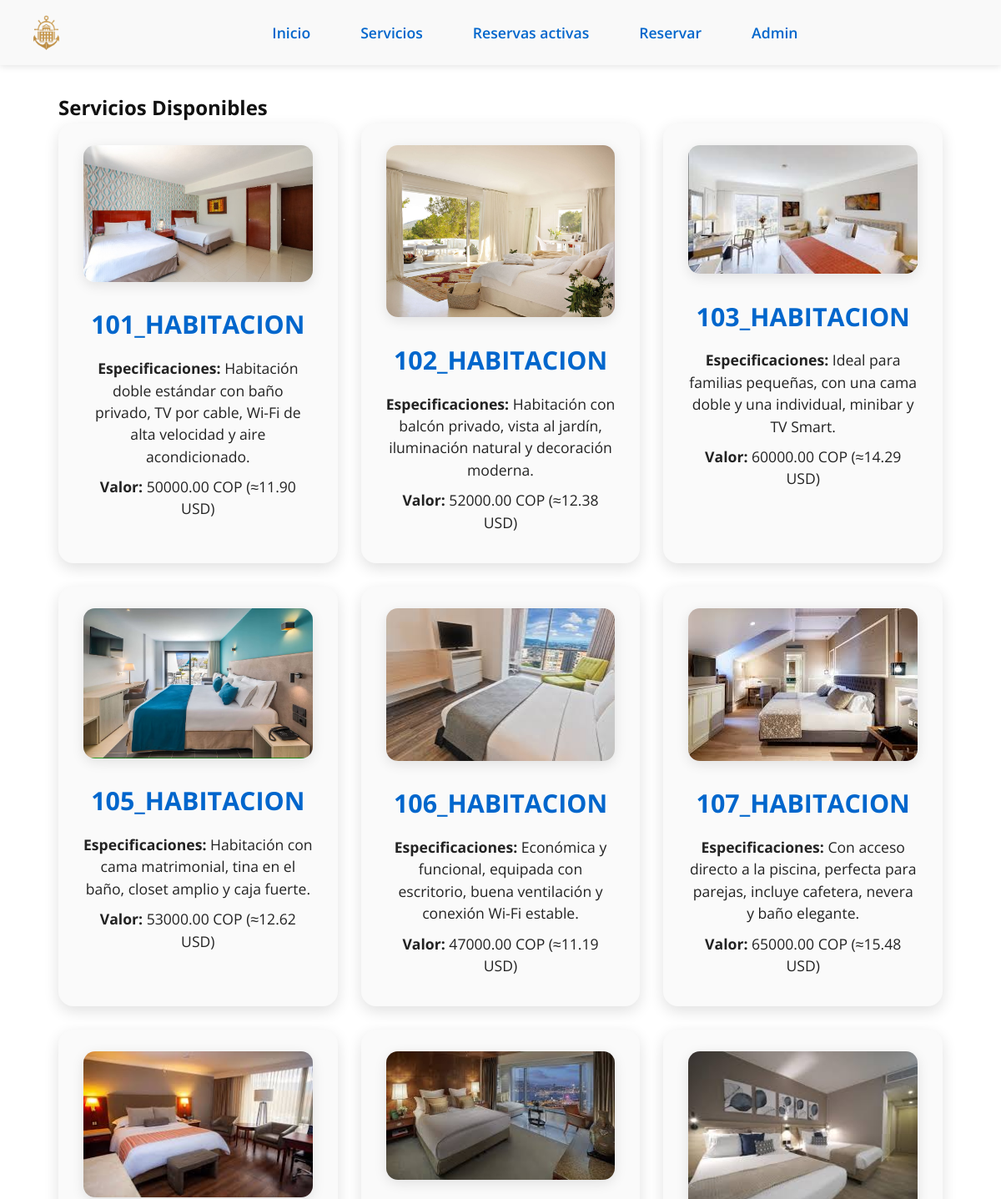
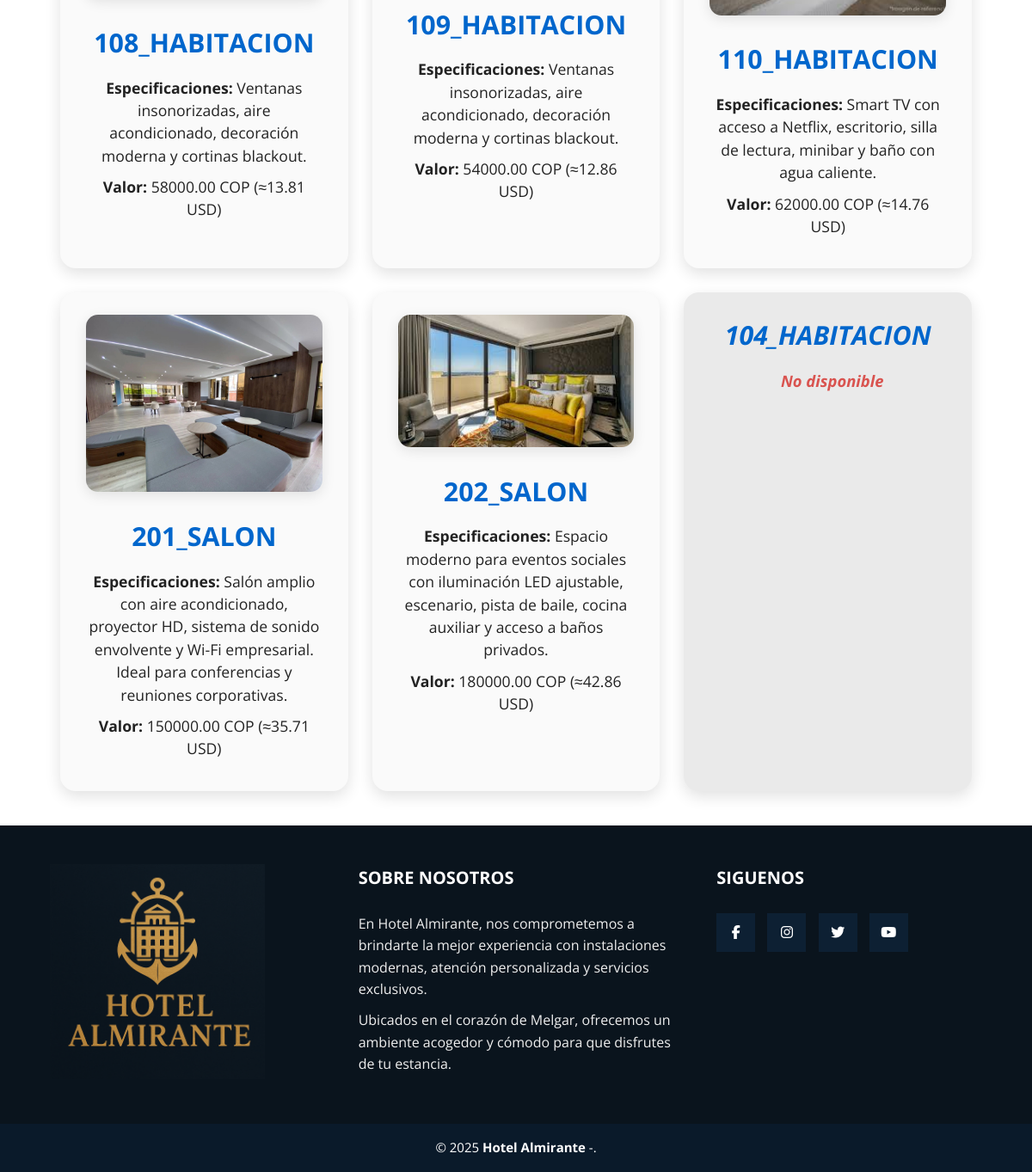
Page /servicios_disponibles/ on the committed database (2 pictures, top to bottom).
### myapp/models.py (models this page shows)
class Servicio(models.Model):
    tipo = models.IntegerField(choices=TiposServicios.choices,default=TiposServicios.HABITACION)
    valor = models.DecimalField(max_digits=10, decimal_places=2)
    personas = models.IntegerField(validators=[MinValueValidator(1)])
    especificacion = models.TextField(max_length=200)
    numero = models.IntegerField(unique=True)
    disponible = models.BooleanField(default= True)
    def __str__(self):
        return str(self.numero )+ "_" +str(TiposServicios(self.tipo).label)
    def valor_dolares(self):
        tasa_cambio = 4200
        valor_dolares = self.valor / tasa_cambio
        return "{:.2f}".format(valor_dolares)

### myapp/views.py (the view)
# urls.py: path('servicios_disponibles/', views.servicios_disponibles,name='servicios_disponibles'),
def servicios_disponibles(request):
    servicios = Servicio.objects.all()
    return render(request,'servicios_disponibles.html',{
        'servicios': servicios,
    })

### myapp/templates/servicios_disponibles.html
{% extends 'layouts/plantilla.html' %}
{% load static %}
{% block content %}
<section class="services-section">
    <h1>Servicios Disponibles</h1>
    <div class="services-grid">
        {% for ser in servicios %}
            {% if ser.disponible %}
            <article class="service-card available">
                <img src="{% static '' %}{{ ser.numero }}.jpg" alt="Imagen del servicio {{ ser.numero }}" class="service-image">
                <h3>{{ ser }}</h3>
                <p><strong>Especificaciones:</strong> {{ ser.especificacion }}</p>
                <p><strong>Valor:</strong> {{ ser.valor }} COP (≈{{ ser.valor_dolares }} USD)</p>
            </article>
            {% else %}
            <article class="service-card unavailable">
                <h3>{{ ser }} <span class="status-unavailable">No disponible</span></h3>
            </article>
            {% endif %}
        {% endfor %}
    </div>
</section>
{% endblock %}

### myapp/templates/layouts/plantilla.html (shortened to what this page needs)
{% load static %}
<!DOCTYPE html>
<html lang="es">
<head>
    <link rel="stylesheet" href="{% static 'styles/main.css' %}" />
</head>
<body>
    <header>
        <nav class="navbar">
            <a href="/" class="navbar-logo" aria-label="Inicio">
                <img src="{% static 'Favicon_Hotel.png' %}" alt="Hotel Almirante Logo" style="height:48px; width:auto; display:block;" />
            </a>
            <ul class="nav-list">
                <li><a href="/" aria-label="Inicio">Inicio</a></li>
                <li><a href="/servicios_disponibles" aria-label="Servicios">Servicios</a></li>
                <li><a href="/listas_reservas" aria-label="Reservas activas">Reservas activas</a></li>
                <li><a href="/reservar" aria-label="Reservar">Reservar</a></li>
                <li><a href="/admin" aria-label="Panel de administración">Admin</a></li>
            </ul>
        </nav>
    </header>
    <main class="main-content">
        {% block content %}
        {% endblock %}
    </main>
    <footer class="footer">
        <div class="grupo-1">
            <div class="box">
                <figure>
                    <a href="#">
                        <img src="{% static 'Logo Hotel.png' %}" alt="Logo del hotel">
                    </a>
                </figure>
            </div>
            <div class="box">
                <h2>SOBRE NOSOTROS</h2>
                <p>En Hotel Almirante, nos comprometemos a brindarte la mejor experiencia con instalaciones modernas, atención personalizada y servicios exclusivos.</p>
                <p>Ubicados en el corazón de Melgar, ofrecemos un ambiente acogedor y cómodo para que disfrutes de tu estancia.</p>
            </div>
            <div class="box">
                <h2>SIGUENOS</h2>
                <div class="red-social">
                    <a href="#" class="fa fa-facebook"></a>
                    <a href="#" class="fa fa-instagram"></a>
                    <a href="#" class="fa fa-twitter"></a>
                    <a href="#" class="fa fa-youtube"></a>
                </div>
            </div>
        </div>
        <div class="grupo-2">
            <small>
                © 2025 <b>Hotel Almirante</b> -.
            </small>
        </div>
    </footer>
</body>
</html>

### myapp/static/styles/main.css (style rules this page uses)
* { margin: 0; padding: 0; box-sizing: border-box; font-family: 'Open Sans', 'san-serif', 'Segoe UI', Tahoma, Geneva, Verdana, sans-serif; }
body { background-color: #ffffff; color: #111111; line-height: 1.6; transition: background-color 0.5s ease, color 0.5s ease; padding-top: 40px; }
a { color: #0066cc; text-decoration: none; transition: color 0.3s ease; }
.navbar { position: fixed; top: 0; left: 0; width: 100%; z-index: 1000; background-color: #f9f9f9; padding: 15px 30px; box-shadow: 0 2px 8px rgba(0,0,0,0.1); transition: background-color 0.3s; display: flex; align-items: center; }
.navbar-logo { display: flex; align-items: center; margin-right: 32px; height: 48px; }
.navbar-logo img { height: 48px; width: auto; display: block; }
.nav-list { display: flex; justify-content: center; gap: 28px; list-style: none; flex: 1; }
.nav-list li a { font-weight: 600; font-size: 1.1rem; color: #0066cc; padding: 10px 16px; border-radius: 6px; position: relative; transition: background-color 0.3s ease, color 0.3s ease; }
.nav-list li a::after { content: ""; position: absolute; left: 50%; bottom: 4px; width: 0; height: 3px; background-color: #0066cc; border-radius: 3px; transition: width 0.3s ease, left 0.3s ease; }
.main-content { max-width: 1100px; margin: 40px auto; padding: 0 20px; }
.services-section { margin-top: 70px; animation: fadeInUp 1.2s ease forwards; opacity: 0; }
.services-grid { display: flex; gap: 28px; flex-wrap: wrap; justify-content: center; }
.service-card { background-color: #fafafa; flex: 1 1 320px; padding: 26px 30px; border-radius: 18px; box-shadow: 0 6px 18px rgba(0,0,0,0.12); color: #222222; transition: transform 0.35s ease, box-shadow 0.35s ease; text-align: center; cursor: default; }
.service-card img { max-width: 100%; border-radius: 14px; margin-bottom: 20px; box-shadow: 0 4px 15px rgba(0,0,0,0.1); transition: transform 0.35s ease; }
.service-card h3 { font-size: 1.9rem; margin-bottom: 14px; color: #0066cc; font-weight: 700; }
.service-card p { font-size: 1.1rem; line-height: 1.5; margin-bottom: 10px; }
.service-card.unavailable { background-color: #eaeaea; color: #999999; font-style: italic; cursor: not-allowed; }
.status-unavailable { color: #d9534f; font-weight: 700; margin-left: 10px; font-size: 1.15rem; }
.footer { width: 100%; background-color: #0a141d; }
.footer .grupo-1 { width: 100%; max-width: 1200px; margin-top: 20px; margin: auto; display: grid; grid-template-columns: repeat(3, 1fr); grid-gap: 50px; padding: 45px 0; }
.footer .grupo-1 .box figure { width: 100%; height: 100%; display: flex; justify-content: center; align-items: center; }
.footer .grupo-1 .box figure img { width: 250px; }
.footer .grupo-1 .box h2 { color: #fff; margin-bottom: 25px; font-size: 20px; }
.footer .grupo-1 .box p { color: #efefef; margin-bottom: 10px; }
.footer .grupo-1 .red-social a { display: inline-block; text-decoration: none; width: 45px; height: 45px; line-height: 45px; color: #fff; margin-right: 10px; background-color: #0d2033; text-align: center; transition: all 300ms ease; }
.footer .grupo-2 { background-color: #0a1a2a; padding: 15px 10px; text-align: center; color: #fff; }
.footer .grupo-2 small { font-size: 15px; }
.service-image { width: 100%; max-width: 300px; height: auto; border-radius: 10px; margin-bottom: 10px; box-shadow: 0 4px 8px rgba(0,0,0,0.2); object-fit: cover; }

### rows in the picture
Servicio: shows a picture, numero+tipo "101_HABITACION", especificacion "Habitación doble estándar con baño privado, TV por cable, Wi-Fi de alta velocidad y aire acondicionado.", valor "50000.00", valor_dolares "11.90"
Servicio: shows a picture, numero+tipo "102_HABITACION", especificacion "Habitación con balcón privado, vista al jardín, iluminación natural y decoración moderna.", valor "52000.00", valor_dolares "12.38"
Servicio: shows a picture, numero+tipo "103_HABITACION", especificacion "Ideal para familias pequeñas, con una cama doble y una individual, minibar y TV Smart.", valor "60000.00", valor_dolares "14.29"
Servicio: shows a picture, numero+tipo "105_HABITACION", especificacion "Habitación con cama matrimonial, tina en el baño, closet amplio y caja fuerte.", valor "53000.00", valor_dolares "12.62"
Servicio: shows a picture, numero+tipo "106_HABITACION", especificacion "Económica y funcional, equipada con escritorio, buena ventilación y conexión Wi-Fi estable.", valor "47000.00", valor_dolares "11.19"
Servicio: shows a picture, numero+tipo "107_HABITACION", especificacion "Con acceso directo a la piscina, perfecta para parejas, incluye cafetera, nevera y baño elegante.", valor "65000.00", valor_dolares "15.48"
Servicio: shows a picture, numero+tipo "108_HABITACION", especificacion "Ventanas insonorizadas, aire acondicionado, decoración moderna y cortinas blackout.", valor "58000.00", valor_dolares "13.81"
Servicio: shows a picture, numero+tipo "109_HABITACION", especificacion "Ventanas insonorizadas, aire acondicionado, decoración moderna y cortinas blackout.", valor "54000.00", valor_dolares "12.86"
Servicio: shows a picture, numero+tipo "110_HABITACION", especificacion "Smart TV con acceso a Netflix, escritorio, silla de lectura, minibar y baño con agua caliente.", valor "62000.00", valor_dolares "14.76"
Servicio: shows a picture, numero+tipo "201_SALON", especificacion "Salón amplio con aire acondicionado, proyector HD, sistema de sonido envolvente y Wi-Fi empresarial. Ideal para conferencias y reuniones corporativas.", valor "150000.00", valor_dolares "35.71"
Servicio: shows a picture, numero+tipo "202_SALON", especificacion "Espacio moderno para eventos sociales con iluminación LED ajustable, escenario, pista de baile, cocina auxiliar y acceso a baños privados.", valor "180000.00", valor_dolares "42.86"
Servicio: numero+tipo "104_HABITACION"
